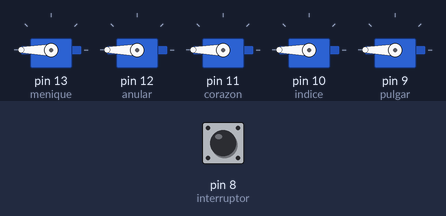
Recording of a sketch running on a simulated Arduino Uno, built with avr-gcc and run on an emulated ATmega328P. On the bench: 5 × servo. The test bench sets the inputs (shaded band); at power-on: pin 8 (interruptor) HIGH.

Above: at 1.2 s.
1.3 s: pin 8 (interruptor) pulled LOW for 0.15 s
At 3.1 s:
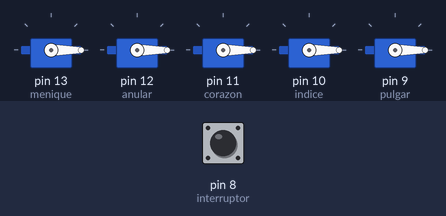
At 6.8 s:
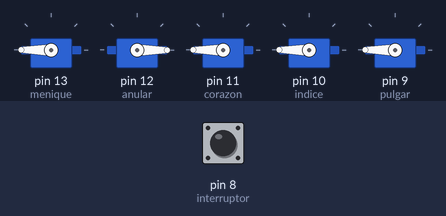
10.4 s: pin 8 (interruptor) pulled LOW for 3.2 s
At 16.9 s:
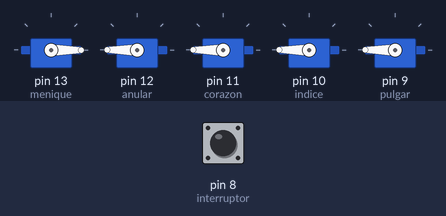
Timing chart, 0 to 21.1 s (numbered marks = the images above; inputs shaded):
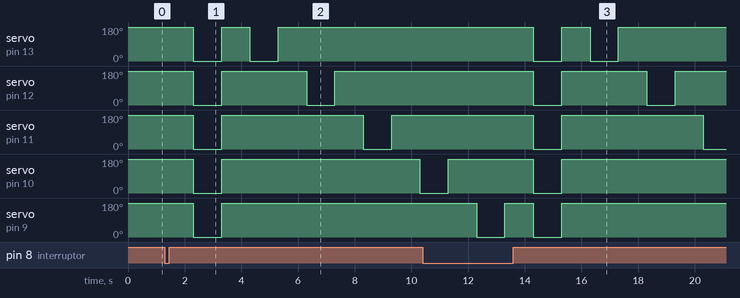

Measured:
- after the input at 1.3 s, servo on pin 13 (menique): alternates 180° for 1.0 s and 0° for 1.0 s, 4 changes in all, then stays 180°, starting after 1.0 s; servo on pin 12 (anular): alternates 180° for 3.0 s and 0° for 1.0 s, starting after 1.0 s
- after the input at 10.4 s, servo on pin 13 (menique): alternates 180° for 1.0 s and 0° for 1.0 s, 4 changes in all, then stays 180°, starting after 3.9 s; servo on pin 12 (anular): alternates 180° for 3.0 s and 0° for 1.0 s, starting after 3.9 s; servo on pin 11 (corazon): 180° → 0° after 3.9 s, → 180° 1.0 s later, → 0° 5.0 s later

The sketch:

motor_code_only.ino
```cpp
/*Code created by Saioa Ortiz, Cédric Córdoba, Eduardo Saman y Antonio Julià
*It works only for controlling the servo motors
*/

//servo library
#include <Servo.h>

//Servo function that defines all the motors for each finger
Servo menique;
Servo anular;
Servo corazon;
Servo indice;
Servo pulgar;

//Define the on/off switch on pin 8
int interruptor=8;
//Define th a variable for the switch, where we assign the initial value for it, in this case 0(off)
int a=0;
void setup() {
  // put your setup code here, to run once:
/*We define the pins for each motor
 * Each one has a different one as they are controlled individually
 */
menique.attach(13);
anular.attach(12);
corazon.attach(11);
indice.attach(10);
pulgar.attach(9);
//Define the swtich as a inpu_pullup
pinMode(interruptor,INPUT_PULLUP);
}

void loop() {
// put your main code here, to run repeatedly:
//Read the input of the switch and asign the a value to it.
a=digitalRead(interruptor);
//We condition it, if the a variable, the one for the switch state is, LOW, so its ON,
//as its a pullup input, call the test() function and if its not in LOW, then call for the nada() function.
if (a==LOW){
  test();

}
else{
  nada();
}
}
//We define the TEST function
void test(){
//We make all the strings tense by telling the servos to position at the 180 position(all fingers are open)
menique.write(180);
anular.write(180);
corazon.write(180);
indice.write(180);
pulgar.write(180);
//We add a delay for the function test to begin
delay(1000);
//We call for all the fingers to close
menique.write(0);
anular.write(0);
corazon.write(0);
indice.write(0);
pulgar.write(0);
//Make another delay
delay(1000);
//Have the fingers open
menique.write(180);
anular.write(180);
corazon.write(180);
indice.write(180);
pulgar.write(180);
//Another delay
delay(1000);
//Now we call for the hand to close and open a finger individually with delays of 1 seconds for each
//Close and open the pinky finger
menique.write(0);
delay(1000);
menique.write(180);
delay(1000);
//Close and open the annular finger
anular.write(0);
delay(1000);
anular.write(180);
delay(1000);
//Close and open middle finger
corazon.write(0);
delay(1000);
corazon.write(180);
delay(1000);
//Close and open the index finger
indice.write(0);
delay(1000);
indice.write(180);
delay(1000);
////Close and open the thumb
pulgar.write(0);
delay(1000);
pulgar.write(180);

}
//Create the nada function for it to go back to the standard position where its standing still and doing nothing
void nada(){
//We call to keep all fingers open
menique.write(180);
anular.write(180);
corazon.write(180);
indice.write(180);
pulgar.write(180);
}
```
